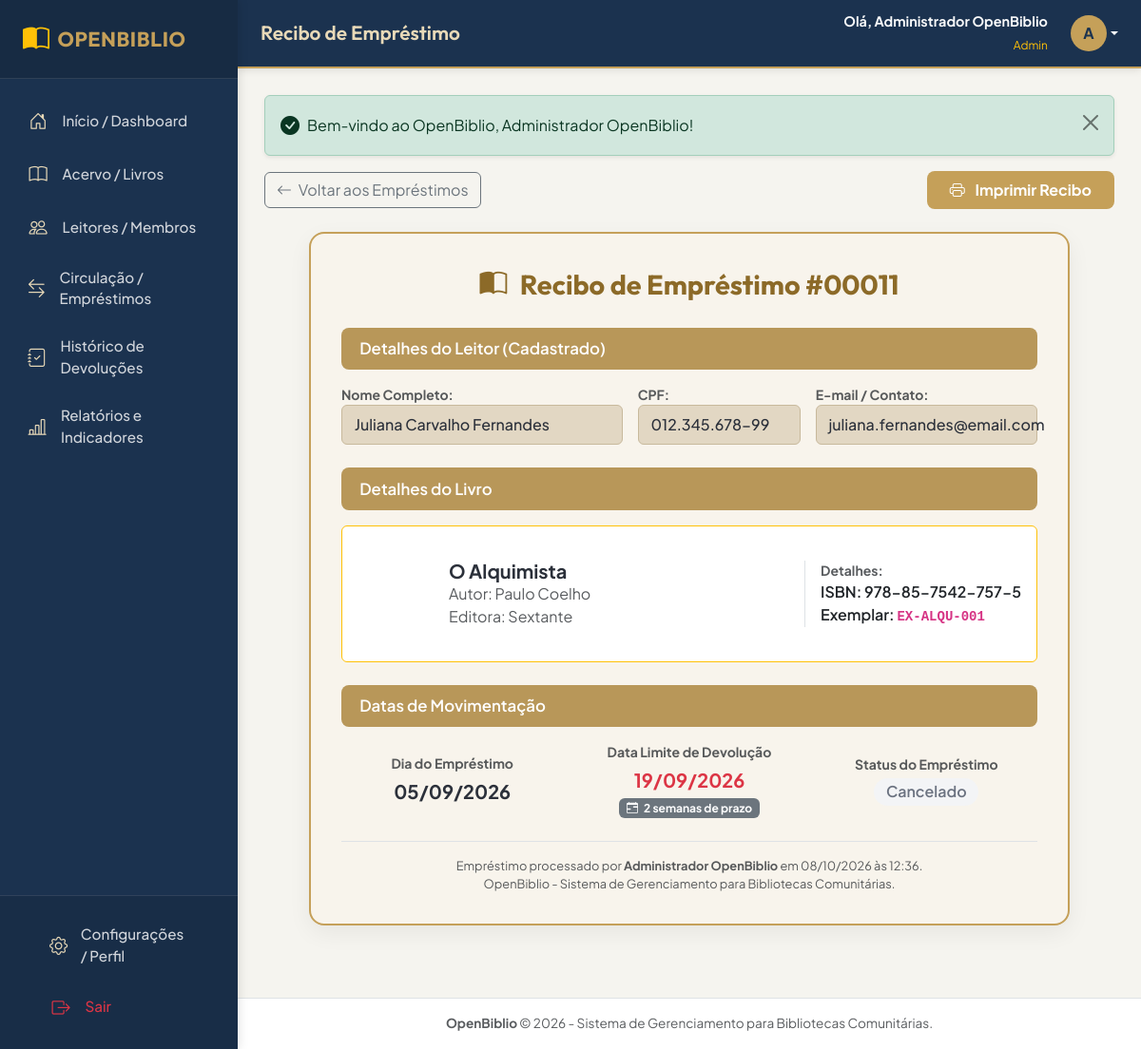
The page /recibo.php?id=11 (signed in) on the database its author committed.
### tables this page shows
CREATE TABLE `emprestimos` (
  `id` INT AUTO_INCREMENT PRIMARY KEY,
  `leitor_id` INT NOT NULL,
  `livro_id` INT NOT NULL,
  `exemplar_id` INT NOT NULL,
  `usuario_id` INT NOT NULL,
  `data_emprestimo` DATE NOT NULL,
  `data_prevista_devolucao` DATE NOT NULL,
  `data_cancelamento` DATETIME NULL,
  `status` ENUM('Ativo', 'Concluído', 'Cancelado') NOT NULL DEFAULT 'Ativo',
  `observacoes` TEXT NULL,
  `criado_em` TIMESTAMP DEFAULT CURRENT_TIMESTAMP,
  `atualizado_em` TIMESTAMP DEFAULT CURRENT_TIMESTAMP ON UPDATE CURRENT_TIMESTAMP,
  CONSTRAINT `fk_emprestimos_leitor` FOREIGN KEY (`leitor_id`) REFERENCES `leitores` (`id`) ON DELETE RESTRICT ON UPDATE CASCADE,
  CONSTRAINT `fk_emprestimos_livro` FOREIGN KEY (`livro_id`) REFERENCES `livros` (`id`) ON DELETE RESTRICT ON UPDATE CASCADE,
  CONSTRAINT `fk_emprestimos_exemplar` FOREIGN KEY (`exemplar_id`) REFERENCES `exemplares` (`id`) ON DELETE RESTRICT ON UPDATE CASCADE,
  CONSTRAINT `fk_emprestimos_usuario` FOREIGN KEY (`usuario_id`) REFERENCES `usuarios` (`id`) ON DELETE RESTRICT ON UPDATE CASCADE,
  INDEX `idx_emprestimos_status` (`status`),
  INDEX `idx_emprestimos_datas` (`data_emprestimo`, `data_prevista_devolucao`)
);

CREATE TABLE `usuarios` (
  `id` INT AUTO_INCREMENT PRIMARY KEY,
  `nome` VARCHAR(100) NOT NULL,
  `email` VARCHAR(150) NOT NULL UNIQUE,
  `senha` VARCHAR(255) NOT NULL,
  `perfil` ENUM('admin', 'bibliotecario') NOT NULL DEFAULT 'bibliotecario',
  `ativo` TINYINT(1) NOT NULL DEFAULT 1,
  `criado_em` TIMESTAMP DEFAULT CURRENT_TIMESTAMP,
  `atualizado_em` TIMESTAMP DEFAULT CURRENT_TIMESTAMP ON UPDATE CURRENT_TIMESTAMP,
  INDEX `idx_usuarios_email` (`email`)
);

CREATE TABLE `leitores` (
  `id` INT AUTO_INCREMENT PRIMARY KEY,
  `nome_completo` VARCHAR(150) NOT NULL,
  `cpf` VARCHAR(14) UNIQUE NULL,
  `email` VARCHAR(150) NULL,
  `telefone` VARCHAR(20) NULL,
  `endereco` TEXT NULL,
  `ativo` TINYINT(1) NOT NULL DEFAULT 1,
  `criado_em` TIMESTAMP DEFAULT CURRENT_TIMESTAMP,
  `atualizado_em` TIMESTAMP DEFAULT CURRENT_TIMESTAMP ON UPDATE CURRENT_TIMESTAMP,
  INDEX `idx_leitores_cpf` (`cpf`),
  INDEX `idx_leitores_nome` (`nome_completo`),
  INDEX `idx_leitores_ativo` (`ativo`)
);

CREATE TABLE `livros` (
  `id` INT AUTO_INCREMENT PRIMARY KEY,
  `titulo` VARCHAR(200) NOT NULL,
  `autor` VARCHAR(150) NOT NULL,
  `isbn` VARCHAR(20) UNIQUE NULL,
  `editora` VARCHAR(100) NULL,
  `ano_publicacao` INT NULL,
  `categoria` VARCHAR(100) NULL,
  `descricao` TEXT NULL,
  `capa` VARCHAR(255) NULL,
  `quantidade_total` INT NOT NULL DEFAULT 0,
  `quantidade_disponivel` INT NOT NULL DEFAULT 0,
  `status` ENUM('Disponível', 'Indisponível') NOT NULL DEFAULT 'Disponível',
  `ativo` TINYINT(1) NOT NULL DEFAULT 1,
  `criado_em` TIMESTAMP DEFAULT CURRENT_TIMESTAMP,
  `atualizado_em` TIMESTAMP DEFAULT CURRENT_TIMESTAMP ON UPDATE CURRENT_TIMESTAMP,
  INDEX `idx_livros_titulo` (`titulo`),
  INDEX `idx_livros_autor` (`autor`),
  INDEX `idx_livros_isbn` (`isbn`),
  INDEX `idx_livros_ativo` (`ativo`)
);

CREATE TABLE `exemplares` (
  `id` INT AUTO_INCREMENT PRIMARY KEY,
  `livro_id` INT NOT NULL,
  `codigo_exemplar` VARCHAR(50) NOT NULL UNIQUE,
  `status` ENUM('Disponível', 'Emprestado', 'Manutenção', 'Inativo') NOT NULL DEFAULT 'Disponível',
  `observacoes` TEXT NULL,
  `criado_em` TIMESTAMP DEFAULT CURRENT_TIMESTAMP,
  CONSTRAINT `fk_exemplares_livro` FOREIGN KEY (`livro_id`) REFERENCES `livros` (`id`) ON DELETE RESTRICT ON UPDATE CASCADE,
  INDEX `idx_exemplares_codigo` (`codigo_exemplar`),
  INDEX `idx_exemplares_status` (`status`)
);

### config/auth.php (called while the page is built, shortened)
<?php
function isLoggedIn(): bool {
    return isset($_SESSION['usuario_id']) && !empty($_SESSION['usuario_id']);
}
function getLoggedUser(): ?array {
    return [
        'id'     => $_SESSION['usuario_id'] ?? null,
        'nome'   => $_SESSION['usuario_nome'] ?? 'Usuário',
        'email'  => $_SESSION['usuario_email'] ?? '',
        'perfil' => $_SESSION['usuario_perfil'] ?? 'bibliotecario'
    ];
}
function getAppSubPath(): string {
    $scriptName = $_SERVER['SCRIPT_NAME'] ?? '';
    $parts = explode('/', trim($scriptName, '/'));
    return '';
}

### recibo.php (the view, shortened to what this page needs)
<?php
$pageHeaderTitle = 'Recibo de Empréstimo';
$id = filter_input(INPUT_GET, 'id', FILTER_VALIDATE_INT);
$db = getDBConnection();
$stmt = $db->prepare("
    SELECT e.*,
           l.nome_completo AS leitor_nome, l.cpf AS leitor_cpf, l.email AS leitor_email, l.telefone AS leitor_telefone,
           b.titulo AS livro_titulo, b.autor AS livro_autor, b.isbn AS livro_isbn, b.capa AS livro_capa, b.editora AS livro_editora,
           ex.codigo_exemplar,
           u.nome AS operador_nome
    FROM emprestimos e
    JOIN leitores l ON e.leitor_id = l.id
    JOIN livros b ON e.livro_id = b.id
    JOIN exemplares ex ON e.exemplar_id = ex.id
    LEFT JOIN usuarios u ON e.usuario_id = u.id
    WHERE e.id = ?
    LIMIT 1
");
$stmt->execute([$id]);
$recibo = $stmt->fetch();
include __DIR__ . '/includes/header.php';
?>
<div class="d-flex justify-content-between align-items-center mb-4 btn-print-hide">
    <a href="emprestimos.php" class="btn btn-outline-secondary">
        <i class="bi bi-arrow-left me-1"></i> Voltar aos Empréstimos
    </a>
    <button onclick="window.print()" class="btn btn-gold px-4 fw-bold">
        <i class="bi bi-printer me-2"></i> Imprimir Recibo
    </button>
</div>
<div class="receipt-box mb-5">
    <div class="receipt-title">
        <i class="bi bi-book-half me-2"></i> Recibo de Empréstimo #<?= sprintf('%05d', $recibo['id']) ?>
    </div>
    <div class="mb-4">
        <div class="receipt-section-header">
            Detalhes do Leitor (Cadastrado)
        </div>
        <div class="row g-3">
            <div class="col-md-5">
                <small class="fw-bold text-muted d-block">Nome Completo:</small>
                <div class="receipt-field-box"><?= htmlspecialchars($recibo['leitor_nome']) ?></div>
            </div>
            <div class="col-md-3">
                <small class="fw-bold text-muted d-block">CPF:</small>
                <div class="receipt-field-box"><?= htmlspecialchars($recibo['leitor_cpf'] ?: 'Não informado') ?></div>
            </div>
            <div class="col-md-4">
                <small class="fw-bold text-muted d-block">E-mail / Contato:</small>
                <div class="receipt-field-box"><?= htmlspecialchars($recibo['leitor_email'] ?: $recibo['leitor_telefone'] ?: 'Sem contato') ?></div>
            </div>
        </div>
    </div>
    <div class="mb-4">
        <div class="receipt-section-header">
            Detalhes do Livro
        </div>
        <div class="bg-white p-3 rounded border border-warning d-flex flex-wrap align-items-center gap-3">
            <div style="width: 80px; height: 110px;" class="flex-shrink-0">
                <?php if (!empty($recibo['livro_capa']) && file_exists(__DIR__ . '/uploads/capas/' . $recibo['livro_capa'])): ?>
                    <img src="uploads/capas/<?= htmlspecialchars($recibo['livro_capa']) ?>" class="rounded img-fluid w-100 h-100" style="object-fit: cover;">
                <?php else: ?>
                    <div class="w-100 h-100 rounded bg-navy text-white d-flex align-items-center justify-content-center">
                        <i class="bi bi-book fs-2"></i>
                    </div>
                <?php endif; ?>
            </div>
            <div class="flex-grow-1">
                <h5 class="fw-bold text-navy m-0"><?= htmlspecialchars($recibo['livro_titulo']) ?></h5>
                <p class="text-muted m-0">Autor: <?= htmlspecialchars($recibo['livro_autor']) ?></p>
                <p class="text-muted m-0">Editora: <?= htmlspecialchars($recibo['livro_editora'] ?: '-') ?></p>
            </div>
            <div class="border-start ps-3">
                <small class="fw-bold text-muted d-block">Detalhes:</small>
                <div class="fw-semibold text-dark">ISBN: <?= htmlspecialchars($recibo['livro_isbn'] ?: 'N/A') ?></div>
                <div class="fw-semibold text-dark">Exemplar: <code><?= htmlspecialchars($recibo['codigo_exemplar']) ?></code></div>
            </div>
        </div>
    </div>
    <div>
        <div class="receipt-section-header">
            Datas de Movimentação
        </div>
        <div class="row g-3 text-center align-items-center">
            <div class="col-md-4">
                <small class="fw-bold text-muted d-block mb-1">Dia do Empréstimo</small>
                <div class="fs-5 fw-bold text-navy"><?= date('d/m/Y', strtotime($recibo['data_emprestimo'])) ?></div>
            </div>
            <div class="col-md-4">
                <small class="fw-bold text-muted d-block mb-1">Data Limite de Devolução</small>
                <div class="fs-5 fw-bold text-danger"><?= date('d/m/Y', strtotime($recibo['data_prevista_devolucao'])) ?></div>
                <span class="badge bg-secondary mt-1"><i class="bi bi-calendar-range me-1"></i> 2 semanas de prazo</span>
            </div>
            <div class="col-md-4">
                <small class="fw-bold text-muted d-block mb-1">Status do Empréstimo</small>
                <?php if ($recibo['status'] === 'Concluído'): ?>
                    <span class="badge badge-status badge-concluido fs-6">Concluído</span>
                <?php elseif ($recibo['status'] === 'Cancelado'): ?>
                    <span class="badge badge-status badge-cancelado fs-6">Cancelado</span>
                <?php else: ?>
                    <span class="badge badge-status badge-ativo fs-6">Ativo / Concedido</span>
                <?php endif; ?>
            </div>
        </div>
    </div>
    <div class="mt-4 pt-3 border-top text-center text-muted" style="font-size: 0.8rem;">
        Empréstimo processado por <strong><?= htmlspecialchars($recibo['operador_nome'] ?: 'Administrador') ?></strong> em <?= date('d/m/Y \à\s H:i', strtotime($recibo['criado_em'])) ?>.<br>
        OpenBiblio - Sistema de Gerenciamento para Bibliotecas Comunitárias.
    </div>
</div>
<?php include __DIR__ . '/includes/footer.php'; ?>

### includes/header.php (shortened to what this page needs)
<?php
require_once __DIR__ . '/../config/auth.php';
$user = getLoggedUser();
$subPath = getAppSubPath();
?>
<!DOCTYPE html>
<html lang="pt-BR">
<head>
    <link href="https://cdn.jsdelivr.net/npm/bootstrap@5.3.2/dist/css/bootstrap.min.css" rel="stylesheet">
    <link href="https://cdn.jsdelivr.net/npm/bootstrap-icons@1.11.1/font/bootstrap-icons.css" rel="stylesheet">
    <link rel="stylesheet" href="<?= $subPath ?>/css/style.css">
</head>
<body>
<div id="wrapper">
    <?php include __DIR__ . '/sidebar.php'; ?>
    <div id="content">
        <header class="top-navbar">
            <div class="d-flex align-items-center gap-3">
                <h1 class="page-title-hdr me-auto"><?= htmlspecialchars($pageHeaderTitle ?? 'OpenBiblio') ?></h1>
            </div>
            <div class="user-profile-menu">
                <div class="d-none d-md-block text-end me-2">
                    <div class="fw-bold text-light" style="font-size: 0.9rem;">Olá, <?= htmlspecialchars($user['nome'] ?? 'Visitante') ?></div>
                    <small class="text-warning text-capitalize" style="font-size: 0.75rem;"><?= htmlspecialchars($user['perfil'] ?? 'Operador') ?></small>
                </div>
                <div class="dropdown">
                    <a href="#" class="d-flex align-items-center text-white text-decoration-none dropdown-toggle" id="dropdownUser1" data-bs-toggle="dropdown" aria-expanded="false">
                        <div class="avatar-circle">
                            <?= strtoupper(substr($user['nome'] ?? 'A', 0, 1)) ?>
                        </div>
                    </a>
                </div>
            </div>
        </header>
        <main class="main-content">
            <?php include __DIR__ . '/alerts.php'; ?>

### css/style.css (style rules this page uses)
:root { --ob-navy-dark: #1b324f; --ob-navy-medium: #24426b; --ob-navy-light: #2d5284; --ob-gold-primary: #c5a059; --ob-gold-hover: #b38d44; --ob-gold-light: #e8d9b8; --ob-gold-bg: #f8f4ec; --ob-bg-main: #f5f4ef; --ob-bg-card: #ffffff; --ob-text-main: #2b303a; --ob-text-muted: #6c757d; --ob-border-color: #e2e8f0; --ob-success: #10b981; --ob-danger: #ef4444; --ob-warning: #f59e0b; --ob-info: #3b82f6; --sidebar-width: 250px; }
body { font-family: 'Plus Jakarta Sans', 'Outfit', system-ui, -apple-system, sans-serif; background-color: var(--ob-bg-main); color: var(--ob-text-main); margin: 0; padding: 0; min-height: 100vh; overflow-x: hidden; }
#wrapper { display: flex; width: 100%; min-height: 100vh; }
#content { flex-grow: 1; display: flex; flex-direction: column; min-width: 0; }
.top-navbar { background-color: var(--ob-navy-dark); color: #ffffff; padding: 0.75rem 1.5rem; display: flex; align-items: center; justify-content: space-between; box-shadow: 0 2px 8px rgba(0, 0, 0, 0.1); border-bottom: 2px solid var(--ob-gold-primary); }
.top-navbar .page-title-hdr { font-family: 'Outfit', sans-serif; font-size: 1.3rem; font-weight: 600; color: var(--ob-gold-light); margin: 0; }
.top-navbar .user-profile-menu { display: flex; align-items: center; gap: 1rem; }
.top-navbar .avatar-circle { width: 38px; height: 38px; border-radius: 50%; background-color: var(--ob-gold-primary); color: var(--ob-navy-dark); display: flex; align-items: center; justify-content: center; font-weight: 700; font-size: 1rem; }
.main-content { padding: 1.75rem; flex-grow: 1; }
.btn-gold { background-color: var(--ob-gold-primary); color: #ffffff; border: none; font-weight: 600; padding: 0.5rem 1.2rem; border-radius: 8px; transition: all 0.2s ease; }
.receipt-box { background-color: var(--ob-gold-bg); border: 2px solid var(--ob-gold-primary); border-radius: 16px; padding: 2rem; max-width: 800px; margin: 0 auto; box-shadow: 0 8px 24px rgba(0, 0, 0, 0.06); }
.receipt-title { font-family: 'Outfit', sans-serif; font-size: 1.8rem; font-weight: 700; color: #8c6a28; text-align: center; margin-bottom: 1.5rem; }
.receipt-section-header { background-color: #b89759; color: #ffffff; padding: 0.6rem 1.2rem; border-radius: 8px; font-weight: 600; font-size: 1.05rem; margin-bottom: 1rem; }
.receipt-field-box { background: #e2d7c3; border: 1px solid #c8b99c; border-radius: 6px; padding: 0.5rem 0.8rem; font-weight: 500; color: #2b303a; }
.badge-status { padding: 0.4em 0.8em; font-weight: 600; border-radius: 20px; font-size: 0.8rem; }
.badge-cancelado { background-color: #f3f4f6; color: #6b7280; }

### rows shown on the page
emprestimos: usuario.nome "Administrador OpenBiblio", usuario.nome "A", id "00011", leitor.nome_completo "Juliana Carvalho Fernandes", leitor.cpf "012.345.678-99", leitor.email "juliana.fernandes@email.com", livro.titulo "O Alquimista", livro.autor "Paulo Coelho", livro.editora "Sextante", livro.isbn "978-85-7542-757-5", exemplar.codigo_exemplar "EX-ALQU-001", data_emprestimo "05/09/2026", data_prevista_devolucao "19/09/2026", criado_em "08/10/2026 às 12:36"

### other values the page prints
$pageHeaderTitle "Recibo de Empréstimo"
$user['perfil'] "Admin"
$msg['message'] "Bem-vindo ao OpenBiblio, Administrador OpenBiblio!"
